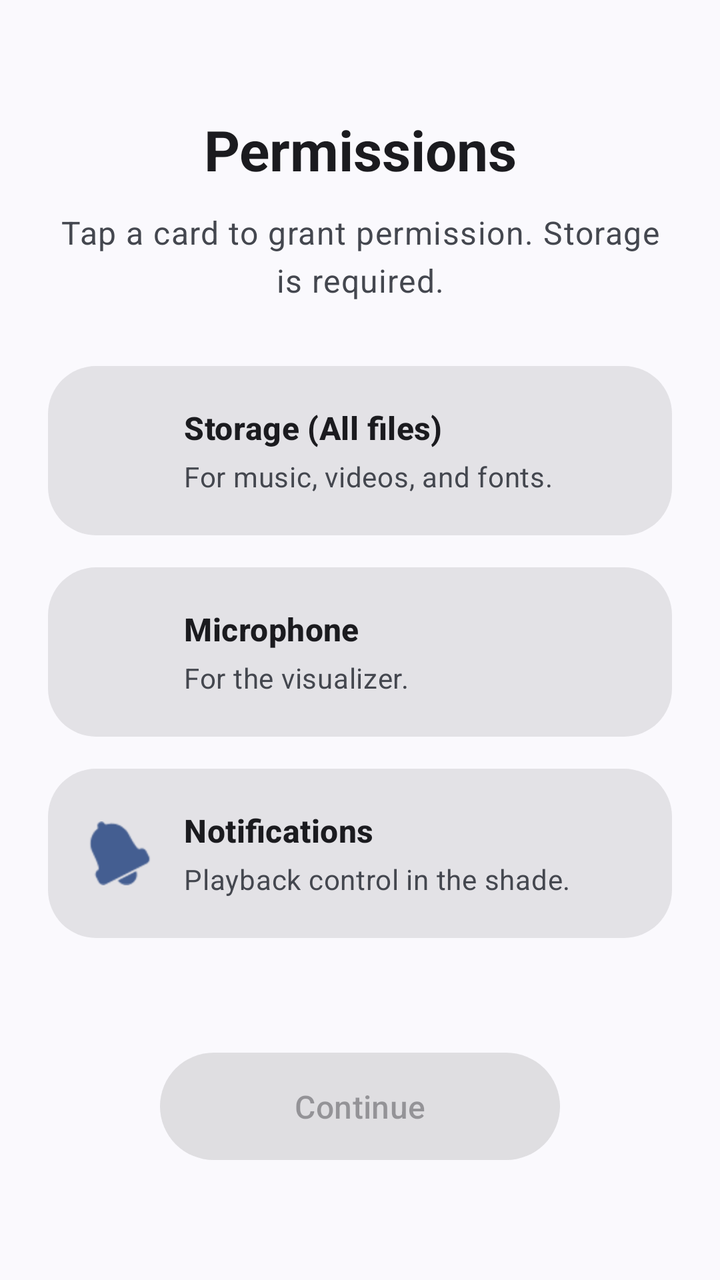
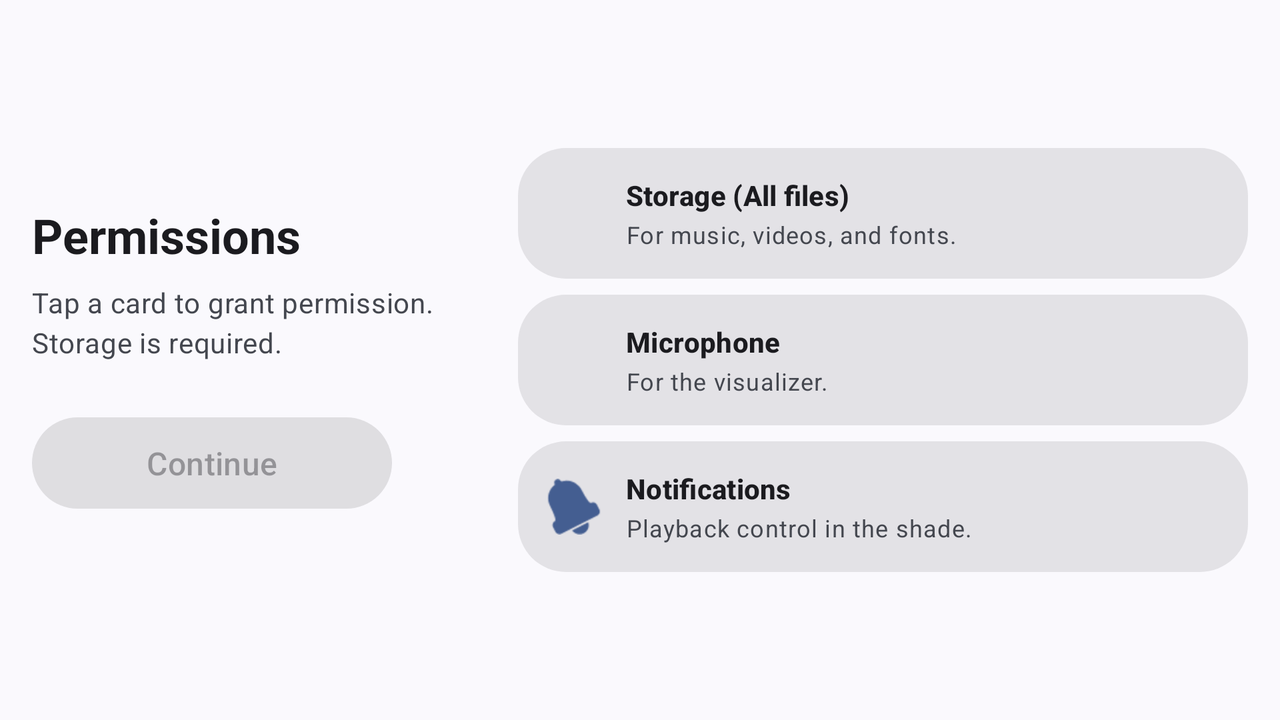

One screen, two layout resources from the same app: the default and the repository's alternative for another configuration. Each is rendered where Android would select it; the XML of both is given below.
<!-- AndroidManifest.xml: activity theme AppTheme -->
<!-- res/layout/activity_onboarding.xml -->
<?xml version="1.0" encoding="utf-8"?>
<FrameLayout xmlns:android="http://schemas.android.com/apk/res/android"
    xmlns:app="http://schemas.android.com/apk/res-auto"
    android:layout_width="match_parent"
    android:layout_height="match_parent"
    android:background="?android:attr/colorBackground">
    <RelativeLayout
        android:id="@+id/layout_splash"
        android:layout_width="match_parent"
        android:layout_height="match_parent"
        android:visibility="gone">
        <LinearLayout
            android:layout_width="wrap_content"
            android:layout_height="wrap_content"
            android:layout_centerInParent="true"
            android:gravity="center"
            android:orientation="vertical">
            <ImageView
                android:layout_width="120dp"
                android:layout_height="120dp"
                android:contentDescription="App Logo"
                app:tint="?attr/colorPrimary"
                android:src="@drawable/ic_logo_placeholder" />
            <TextView
                android:layout_width="wrap_content"
                android:layout_height="wrap_content"
                android:layout_marginTop="12dp"
                android:letterSpacing="0.05"
                android:text="A\\OPEN PLAYER"
                android:textColor="?attr/colorPrimary"
                android:textAppearance="?attr/textAppearanceHeadlineMedium"
                android:textStyle="bold" />
        </LinearLayout>
        <com.google.android.material.button.MaterialButton
            android:id="@+id/btn_welcome_start"
            android:layout_width="wrap_content"
            android:layout_height="wrap_content"
            android:layout_alignParentBottom="true"
            android:layout_centerHorizontal="true"
            android:layout_marginBottom="64dp"
            android:minWidth="200dp"
            android:paddingVertical="16dp"
            android:enabled="false"
            android:text="@string/onboarding_welcome"
            android:textAppearance="?attr/textAppearanceTitleMedium" />
    </RelativeLayout>
    <RelativeLayout
        android:id="@+id/layout_permissions"
        android:layout_width="match_parent"
        android:layout_height="match_parent"
        android:padding="24dp"
        android:visibility="visible"
        android:animateLayoutChanges="true">
        <TextView
            android:id="@+id/tv_perm_title"
            android:layout_width="wrap_content"
            android:layout_height="wrap_content"
            android:layout_alignParentTop="true"
            android:layout_centerHorizontal="true"
            android:layout_marginTop="32dp"
            android:text="@string/onboarding_permissions_title"
            android:textAlignment="center"
            android:textColor="?android:attr/textColorPrimary"
            android:textAppearance="?attr/textAppearanceHeadlineMedium"
            android:textStyle="bold" />
        <TextView
            android:id="@+id/tv_perm_desc"
            android:layout_width="match_parent"
            android:layout_height="wrap_content"
            android:layout_below="@id/tv_perm_title"
            android:layout_marginTop="12dp"
            android:text="@string/onboarding_permissions_desc"
            android:textAlignment="center"
            android:textColor="?android:attr/textColorSecondary"
            android:textAppearance="?attr/textAppearanceBodyLarge" />
        <LinearLayout
            android:layout_width="match_parent"
            android:layout_height="wrap_content"
            android:layout_below="@id/tv_perm_desc"
            android:layout_marginTop="32dp"
            android:orientation="vertical"
            android:animateLayoutChanges="true">
            <LinearLayout
                android:id="@+id/item_storage"
                android:layout_width="match_parent"
                android:layout_height="wrap_content"
                android:layout_marginBottom="16dp"
                android:background="@drawable/bg_onboarding_item"
                android:gravity="center_vertical"
                android:orientation="horizontal"
                android:padding="20dp"
                android:clickable="true"
                android:focusable="true">
                <ImageView
                    android:id="@+id/ic_storage"
                    android:layout_width="32dp"
                    android:layout_height="32dp"
                    android:src="@drawable/nav_ic_image_appearance"
                    app:tint="?attr/colorPrimary" />
                <LinearLayout
                    android:layout_width="0dp"
                    android:layout_height="wrap_content"
                    android:layout_marginStart="16dp"
                    android:layout_weight="1"
                    android:orientation="vertical">
                    <TextView
                        android:layout_width="match_parent"
                        android:layout_height="wrap_content"
                        android:text="@string/onboarding_storage_title"
                        android:textColor="?android:attr/textColorPrimary"
                        android:textAppearance="?attr/textAppearanceTitleMedium"
                        android:textStyle="bold" />
                    <TextView
                        android:layout_width="match_parent"
                        android:layout_height="wrap_content"
                        android:layout_marginTop="4dp"
                        android:text="@string/onboarding_storage_desc"
                        android:textColor="?android:attr/textColorSecondary"
                        android:textAppearance="?attr/textAppearanceBodyMedium" />
                </LinearLayout>
                <ImageView
                    android:id="@+id/check_storage"
                    android:layout_width="28dp"
                    android:layout_height="28dp"
                    android:layout_marginStart="8dp"
                    android:src="@drawable/ic_check_circle"
                    android:visibility="gone"
                    app:tint="?attr/colorPrimary"/>
            </LinearLayout>
            <LinearLayout
                android:id="@+id/item_mic"
                android:layout_width="match_parent"
                android:layout_height="wrap_content"
                android:layout_marginBottom="16dp"
                android:background="@drawable/bg_onboarding_item"
                android:gravity="center_vertical"
                android:orientation="horizontal"
                android:padding="20dp"
                android:clickable="true"
                android:focusable="true">
                <ImageView
                    android:id="@+id/ic_mic"
                    android:layout_width="32dp"
                    android:layout_height="32dp"
                    android:src="@drawable/nav_ic_audioconfig1"
                    app:tint="?attr/colorPrimary" />
                <LinearLayout
                    android:layout_width="0dp"
                    android:layout_height="wrap_content"
                    android:layout_marginStart="16dp"
                    android:layout_weight="1"
                    android:orientation="vertical">
                    <TextView
                        android:layout_width="match_parent"
                        android:layout_height="wrap_content"
                        android:text="@string/onboarding_mic_title"
                        android:textColor="?android:attr/textColorPrimary"
                        android:textAppearance="?attr/textAppearanceTitleMedium"
                        android:textStyle="bold" />
                    <TextView
                        android:layout_width="match_parent"
                        android:layout_height="wrap_content"
                        android:layout_marginTop="4dp"
                        android:text="@string/onboarding_mic_desc"
                        android:textColor="?android:attr/textColorSecondary"
                        android:textAppearance="?attr/textAppearanceBodyMedium" />
                </LinearLayout>
                <ImageView
                    android:id="@+id/check_mic"
                    android:layout_width="28dp"
                    android:layout_height="28dp"
                    android:layout_marginStart="8dp"
                    android:src="@drawable/ic_check_circle"
                    android:visibility="gone"
                    app:tint="?attr/colorPrimary"/>
            </LinearLayout>
            <LinearLayout
                android:id="@+id/item_notif"
                android:layout_width="match_parent"
                android:layout_height="wrap_content"
                android:background="@drawable/bg_onboarding_item"
                android:gravity="center_vertical"
                android:orientation="horizontal"
                android:padding="20dp"
                android:clickable="true"
                android:focusable="true">
                <ImageView
                    android:id="@+id/ic_notif"
                    android:layout_width="32dp"
                    android:layout_height="32dp"
                    android:src="@android:drawable/ic_popup_reminder"
                    app:tint="?attr/colorPrimary" />
                <LinearLayout
                    android:layout_width="0dp"
                    android:layout_height="wrap_content"
                    android:layout_marginStart="16dp"
                    android:layout_weight="1"
                    android:orientation="vertical">
                    <TextView
                        android:layout_width="match_parent"
                        android:layout_height="wrap_content"
                        android:text="@string/onboarding_notif_title"
                        android:textColor="?android:attr/textColorPrimary"
                        android:textAppearance="?attr/textAppearanceTitleMedium"
                        android:textStyle="bold" />
                    <TextView
                        android:layout_width="match_parent"
                        android:layout_height="wrap_content"
                        android:layout_marginTop="4dp"
                        android:text="@string/onboarding_notif_desc"
                        android:textColor="?android:attr/textColorSecondary"
                        android:textAppearance="?attr/textAppearanceBodyMedium" />
                </LinearLayout>
                <ImageView
                    android:id="@+id/check_notif"
                    android:layout_width="28dp"
                    android:layout_height="28dp"
                    android:layout_marginStart="8dp"
                    android:src="@drawable/ic_check_circle"
                    android:visibility="gone"
                    app:tint="?attr/colorPrimary"/>
            </LinearLayout>
        </LinearLayout>
        <com.google.android.material.button.MaterialButton
            android:id="@+id/btn_grant_permissions"
            android:layout_width="wrap_content"
            android:layout_height="wrap_content"
            android:layout_alignParentBottom="true"
            android:layout_centerHorizontal="true"
            android:layout_marginBottom="32dp"
            android:minWidth="200dp"
            android:paddingVertical="16dp"
            android:text="@string/onboarding_continue"
            android:enabled="false"
            android:textAppearance="?attr/textAppearanceTitleMedium" />
    </RelativeLayout>
</FrameLayout>
<!-- resources referenced by this layout -->
<resources>
  <!-- drawable bg_onboarding_item (drawable) -->
  <?xml version="1.0" encoding="utf-8"?>
  <ripple xmlns:android="http://schemas.android.com/apk/res/android"
      android:color="?android:attr/colorControlHighlight">
      <item>
          <shape android:shape="rectangle">
              <corners android:radius="24dp" />
              <solid android:color="?attr/colorSurfaceContainerHighest" />
          </shape>
      </item>
  </ripple>
  <!-- drawable ic_check_circle (drawable) -->
  <vector xmlns:android="http://schemas.android.com/apk/res/android"
      android:width="24dp"
      android:height="24dp"
      android:viewportWidth="24"
      android:viewportHeight="24">
      <path
          android:fillColor="?attr/colorPrimary"
          android:pathData="M12,2C6.48,2 2,6.48 2,12s4.48,10 10,10 10,-4.48 10,-10S17.52,2 12,2zM10,17l-5,-5 1.41,-1.41L10,14.17l7.59,-7.59L19,8l-9,9z"/>
  </vector>
  <!-- drawable ic_logo_placeholder (drawable) -->
  <vector xmlns:android="http://schemas.android.com/apk/res/android"
      android:width="128dp"
      android:height="128dp"
      android:viewportWidth="24"
      android:viewportHeight="24">
      <path
          android:fillColor="#000000"
          android:pathData="M12 3v10.55c-.59-.34-1.27-.55-2-.55-2.21 0-4 1.79-4 4s1.79 4 4 4 4-1.79 4-4V7h4V3h-6z" />
  </vector>
  <string name="onboarding_continue">Continue</string>
  <string name="onboarding_mic_desc">For the visualizer.</string>
  <string name="onboarding_mic_title">Microphone</string>
  <string name="onboarding_notif_desc">Playback control in the shade.</string>
  <string name="onboarding_notif_title">Notifications</string>
  <string name="onboarding_permissions_desc">Tap a card to grant permission. Storage is required.</string>
  <string name="onboarding_permissions_title">Permissions</string>
  <string name="onboarding_storage_desc">For music, videos, and fonts.</string>
  <string name="onboarding_storage_title">Storage (All files)</string>
  <string name="onboarding_welcome">Welcome</string>
  <style name="AppTheme" parent="Theme.Material3.DynamicColors.DayNight.NoActionBar">
          <item name="android:windowTranslucentNavigation">false</item>
          <item name="android:actionModeStyle">@style/ActionModeStyle</item>
          <item name="android:windowContentOverlay">@null</item>
          <item name="android:windowBackground">?android:attr/colorBackground</item>
          <item name="android:windowDrawsSystemBarBackgrounds">true</item>
          <item name="android:statusBarColor">?android:attr/colorBackground</item>
          <item name="colorPrimaryDark">?android:attr/colorBackground</item>
          <item name="android:navigationBarColor">@color/transparent</item>
          <item name="android:divider">@null</item>
          <item name="android:dividerHeight">0.0dip</item>
          <item name="android:listDivider">@null</item>
          <item name="colorAccent">?attr/colorTertiary</item>
          <item name="seekArcStyle">@style/SeekArcLight</item>
          <item name="iconTint">?attr/colorPrimary</item>
      </style>
  <style name="ActionModeStyle" parent="Widget.Material3.ActionMode">
          <item name="android:background">@color/white_alpha_2</item>
          <item name="android:backgroundSplit">?android:attr/actionModeSplitBackground</item>
          <item name="android:titleTextStyle">?attr/textAppearanceTitleSmall</item>
          <item name="android:subtitleTextStyle">?attr/textAppearanceBodySmall</item>
      </style>
  <color name="transparent">#00000000</color>
  <style name="SeekArcLight">
          <item name="arcColor">@color/progress_gray</item>
      </style>
  <color name="white_alpha_2">#8affffff</color>
</resources>
<!-- res/layout-land/activity_onboarding.xml (the repository's variant of the layout above) -->
<!-- drawn on the phone turned sideways -->
<?xml version="1.0" encoding="utf-8"?>
<FrameLayout xmlns:android="http://schemas.android.com/apk/res/android"
    xmlns:app="http://schemas.android.com/apk/res-auto"
    android:layout_width="match_parent"
    android:layout_height="match_parent"
    android:background="?android:attr/colorBackground">
    <LinearLayout
        android:id="@+id/layout_splash"
        android:layout_width="match_parent"
        android:layout_height="match_parent"
        android:orientation="horizontal"
        android:gravity="center"
        android:padding="24dp"
        android:visibility="gone">
        <ImageView
            android:layout_width="120dp"
            android:layout_height="120dp"
            android:contentDescription="App Logo"
            app:tint="?attr/colorPrimary"
            android:src="@drawable/ic_logo_placeholder" />
        <LinearLayout
            android:layout_width="wrap_content"
            android:layout_height="wrap_content"
            android:layout_marginStart="32dp"
            android:orientation="vertical">
            <TextView
                android:layout_width="wrap_content"
                android:layout_height="wrap_content"
                android:letterSpacing="0.05"
                android:text="A\\OPEN PLAYER"
                android:textColor="?attr/colorPrimary"
                android:textAppearance="?attr/textAppearanceHeadlineMedium"
                android:textStyle="bold" />
            <com.google.android.material.button.MaterialButton
                android:id="@+id/btn_welcome_start"
                android:layout_width="wrap_content"
                android:layout_height="wrap_content"
                android:layout_marginTop="20dp"
                android:minWidth="200dp"
                android:paddingVertical="14dp"
                android:enabled="false"
                android:text="@string/onboarding_welcome"
                android:textAppearance="?attr/textAppearanceTitleMedium" />
        </LinearLayout>
    </LinearLayout>
    <LinearLayout
        android:id="@+id/layout_permissions"
        android:layout_width="match_parent"
        android:layout_height="match_parent"
        android:orientation="horizontal"
        android:baselineAligned="false"
        android:padding="16dp"
        android:visibility="visible">
        <LinearLayout
            android:layout_width="0dp"
            android:layout_height="match_parent"
            android:layout_weight="4"
            android:orientation="vertical"
            android:gravity="center_vertical"
            android:paddingEnd="16dp">
            <TextView
                android:id="@+id/tv_perm_title"
                android:layout_width="wrap_content"
                android:layout_height="wrap_content"
                android:text="@string/onboarding_permissions_title"
                android:textColor="?android:attr/textColorPrimary"
                android:textAppearance="?attr/textAppearanceHeadlineSmall"
                android:textStyle="bold" />
            <TextView
                android:id="@+id/tv_perm_desc"
                android:layout_width="match_parent"
                android:layout_height="wrap_content"
                android:layout_marginTop="8dp"
                android:text="@string/onboarding_permissions_desc"
                android:textColor="?android:attr/textColorSecondary"
                android:textAppearance="?attr/textAppearanceBodyMedium" />
            <com.google.android.material.button.MaterialButton
                android:id="@+id/btn_grant_permissions"
                android:layout_width="wrap_content"
                android:layout_height="wrap_content"
                android:layout_marginTop="24dp"
                android:minWidth="180dp"
                android:paddingVertical="12dp"
                android:text="@string/onboarding_continue"
                android:enabled="false"
                android:textAppearance="?attr/textAppearanceTitleMedium" />
        </LinearLayout>
        <androidx.core.widget.NestedScrollView
            android:layout_width="0dp"
            android:layout_height="match_parent"
            android:layout_weight="6"
            android:fillViewport="true">
            <LinearLayout
                android:layout_width="match_parent"
                android:layout_height="wrap_content"
                android:orientation="vertical"
                android:gravity="center_vertical">
                <LinearLayout
                    android:id="@+id/item_storage"
                    android:layout_width="match_parent"
                    android:layout_height="wrap_content"
                    android:layout_marginBottom="8dp"
                    android:background="@drawable/bg_onboarding_item"
                    android:gravity="center_vertical"
                    android:orientation="horizontal"
                    android:padding="14dp"
                    android:clickable="true"
                    android:focusable="true">
                    <ImageView
                        android:id="@+id/ic_storage"
                        android:layout_width="28dp"
                        android:layout_height="28dp"
                        android:src="@drawable/nav_ic_image_appearance"
                        app:tint="?attr/colorPrimary" />
                    <LinearLayout
                        android:layout_width="0dp"
                        android:layout_height="wrap_content"
                        android:layout_marginStart="12dp"
                        android:layout_weight="1"
                        android:orientation="vertical">
                        <TextView
                            android:layout_width="match_parent"
                            android:layout_height="wrap_content"
                            android:text="@string/onboarding_storage_title"
                            android:textColor="?android:attr/textColorPrimary"
                            android:textAppearance="?attr/textAppearanceTitleSmall"
                            android:textStyle="bold" />
                        <TextView
                            android:layout_width="match_parent"
                            android:layout_height="wrap_content"
                            android:layout_marginTop="2dp"
                            android:text="@string/onboarding_storage_desc"
                            android:textColor="?android:attr/textColorSecondary"
                            android:textAppearance="?attr/textAppearanceBodySmall" />
                    </LinearLayout>
                    <ImageView
                        android:id="@+id/check_storage"
                        android:layout_width="24dp"
                        android:layout_height="24dp"
                        android:layout_marginStart="8dp"
                        android:src="@drawable/ic_check_circle"
                        android:visibility="gone"
                        app:tint="?attr/colorPrimary"/>
                </LinearLayout>
                <LinearLayout
                    android:id="@+id/item_mic"
                    android:layout_width="match_parent"
                    android:layout_height="wrap_content"
                    android:layout_marginBottom="8dp"
                    android:background="@drawable/bg_onboarding_item"
                    android:gravity="center_vertical"
                    android:orientation="horizontal"
                    android:padding="14dp"
                    android:clickable="true"
                    android:focusable="true">
                    <ImageView
                        android:id="@+id/ic_mic"
                        android:layout_width="28dp"
                        android:layout_height="28dp"
                        android:src="@drawable/nav_ic_audioconfig1"
                        app:tint="?attr/colorPrimary" />
                    <LinearLayout
                        android:layout_width="0dp"
                        android:layout_height="wrap_content"
                        android:layout_marginStart="12dp"
                        android:layout_weight="1"
                        android:orientation="vertical">
                        <TextView
                            android:layout_width="match_parent"
                            android:layout_height="wrap_content"
                            android:text="@string/onboarding_mic_title"
                            android:textColor="?android:attr/textColorPrimary"
                            android:textAppearance="?attr/textAppearanceTitleSmall"
                            android:textStyle="bold" />
                        <TextView
                            android:layout_width="match_parent"
                            android:layout_height="wrap_content"
                            android:layout_marginTop="2dp"
                            android:text="@string/onboarding_mic_desc"
                            android:textColor="?android:attr/textColorSecondary"
                            android:textAppearance="?attr/textAppearanceBodySmall" />
                    </LinearLayout>
                    <ImageView
                        android:id="@+id/check_mic"
                        android:layout_width="24dp"
                        android:layout_height="24dp"
                        android:layout_marginStart="8dp"
                        android:src="@drawable/ic_check_circle"
                        android:visibility="gone"
                        app:tint="?attr/colorPrimary"/>
                </LinearLayout>
                <LinearLayout
                    android:id="@+id/item_notif"
                    android:layout_width="match_parent"
                    android:layout_height="wrap_content"
                    android:background="@drawable/bg_onboarding_item"
                    android:gravity="center_vertical"
                    android:orientation="horizontal"
                    android:padding="14dp"
                    android:clickable="true"
                    android:focusable="true">
                    <ImageView
                        android:id="@+id/ic_notif"
                        android:layout_width="28dp"
                        android:layout_height="28dp"
                        android:src="@android:drawable/ic_popup_reminder"
                        app:tint="?attr/colorPrimary" />
                    <LinearLayout
                        android:layout_width="0dp"
                        android:layout_height="wrap_content"
                        android:layout_marginStart="12dp"
                        android:layout_weight="1"
                        android:orientation="vertical">
                        <TextView
                            android:layout_width="match_parent"
                            android:layout_height="wrap_content"
                            android:text="@string/onboarding_notif_title"
                            android:textColor="?android:attr/textColorPrimary"
                            android:textAppearance="?attr/textAppearanceTitleSmall"
                            android:textStyle="bold" />
                        <TextView
                            android:layout_width="match_parent"
                            android:layout_height="wrap_content"
                            android:layout_marginTop="2dp"
                            android:text="@string/onboarding_notif_desc"
                            android:textColor="?android:attr/textColorSecondary"
                            android:textAppearance="?attr/textAppearanceBodySmall" />
                    </LinearLayout>
                    <ImageView
                        android:id="@+id/check_notif"
                        android:layout_width="24dp"
                        android:layout_height="24dp"
                        android:layout_marginStart="8dp"
                        android:src="@drawable/ic_check_circle"
                        android:visibility="gone"
                        app:tint="?attr/colorPrimary"/>
                </LinearLayout>
            </LinearLayout>
        </androidx.core.widget.NestedScrollView>
    </LinearLayout>
</FrameLayout>
